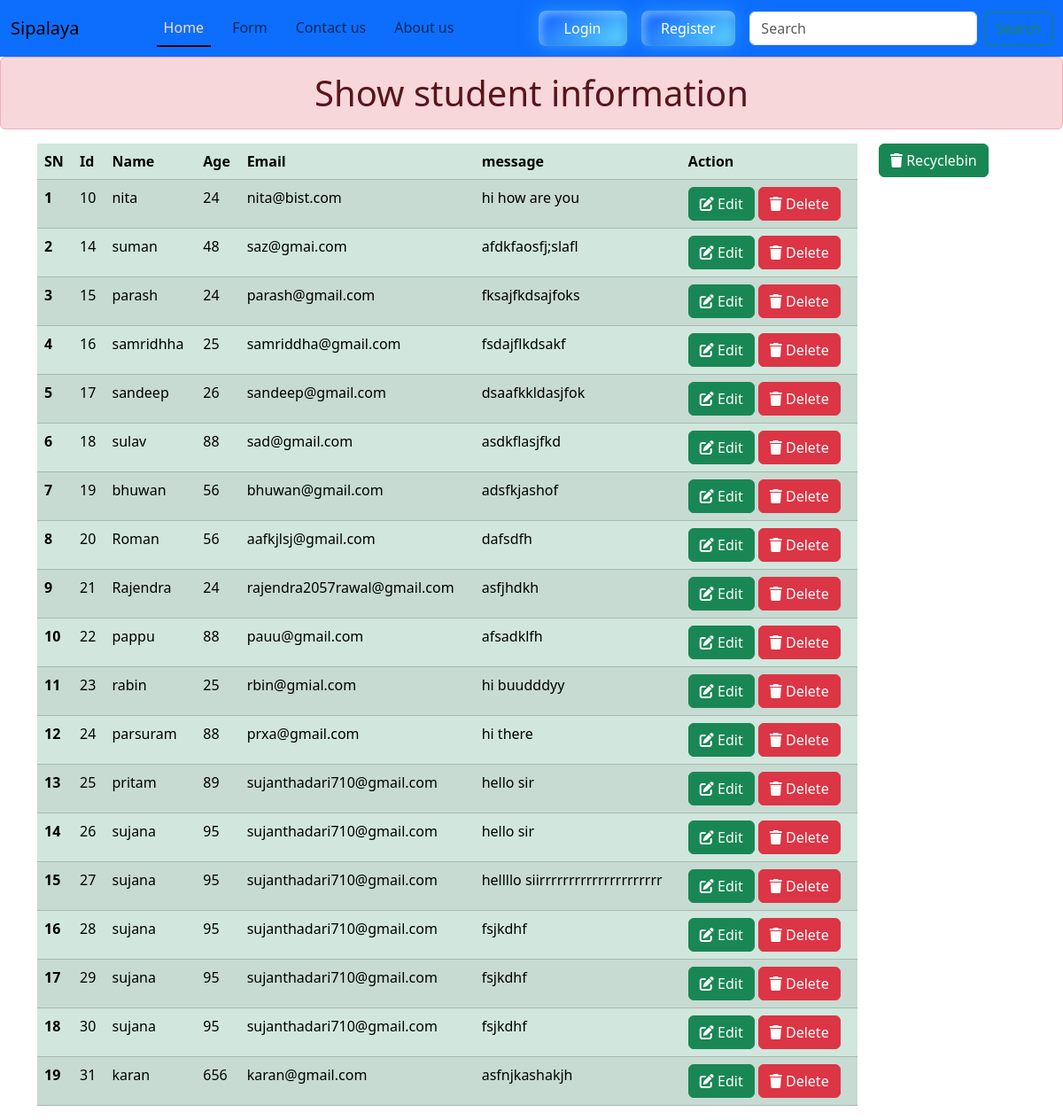
The page / on the database its author committed.
### crudApp/models.py (models this page shows, shortened)
class Student(models.Model):
    name=models.CharField(max_length=50)
    age=models.IntegerField()
    email=models.EmailField()
    message=models.TextField()
    ISDelete=models.BooleanField(default=False)

### crudApp/views.py (the view)
# urls.py: path('', home,name="home"),
def home(request):
    data=Student.objects.filter(ISDelete=False)  # to remove deleted data from frontend
    return render(request,"crudApp/home.html", {'data': data })

### crudApp/templates/crudApp/home.html (shortened to what this page needs)
{% extends "base.html" %}
{% block content %}
<h1 class="text-center alert alert-danger mx-auto ">Show student information</h1>
<div class="container">
    <div class="row">
        <div class="col-10 mx-auto">
            <table class="table table-success table-striped">
                <thead>
                    <tr>
                        <th scope="col">SN</th>
                        <th scope="col">Id</th>
                        <th scope="col">Name</th>
                        <th scope="col">Age</th>
                        <th scope="col">Email</th>
                        <th scope="col">message</th>
                        <th scope="col">Action</th>
                    </tr>
                </thead>
                <tbody>
                    {% for i in data %}
                    <tr>
                        <th scope="row">{{forloop.counter}}</th>
                        <td>{{i.id}}</td>
                        <td>{{i.name}}</td>
                        <td>{{i.age}}</td>
                        <td>{{i.email}}</td>
                        <td>{{i.message}}</td>
                        <td>
                            <a href="{% url 'edit' i.id %}"><button class="btn btn-success"> <i
                                        class="fa-solid fa-pen-to-square "></i> Edit</button></a>
                            <a href="{% url 'delete' i.id %}"> <button class="btn btn-danger"><i
                                        class="fa-solid fa-trash "></i> Delete</button></a>
                        </td>
                    </tr>
                    {% endfor %}
                </tbody>
            </table>
        </div>
        <div class="col-2 ">
            <a href="{% url 'bin' %}"><button class="btn btn-success"> <i class="fa-solid fa-trash"></i>
                    Recyclebin</button></a>
        </div>
    </div>
</div>
{% endblock content %}

### crudApp/templates/base.html (shortened to what this page needs)
<!DOCTYPE html>
<html lang="en">
{% load static %}
<head>
  <link href="https://cdn.jsdelivr.net/npm/bootstrap@5.3.3/dist/css/bootstrap.min.css" rel="stylesheet"
 />
  <link rel="stylesheet" href="https://cdnjs.cloudflare.com/ajax/libs/font-awesome/6.6.0/css/all.min.css"
 />
  <link rel="stylesheet" href="{% static 'css/s.css'%}">
</head>
<body>
  <nav class="navbar navbar-expand-lg bg-primary">
    <div class="container-fluid">
      <a class="navbar-brand" href="#">Sipalaya</a>
      <div class="collapse navbar-collapse" id="navbarSupportedContent">
        <ul class="navbar-nav me-auto mx-auto gap-3 mb-2 mb-lg-0">
          <li class="nav-item">
            <a class="nav-link {% if request.path == '/' %} active
                {% endif %}" aria-current="page" href="{% url 'home' %}">Home</a>
          </li>
          <li class="nav-item">
            <a class="nav-link " href="{% url 'form' %}">Form</a>
          </li>
          <li class="nav-item">
            <a class="nav-link " href="{% url 'contact' %}">Contact us</a>
          </li>
          <li class="nav-item">
            <a class="nav-link " href="{% url 'about' %}">About us</a>
          </li>
        </ul>
        <div class="d-flex justify-content-center align-items-center px-3 py-1 gap-3">
          <a href="{% url 'log_in' %}"><button class="btn-donate">Login</button></a>
          <a href="{% url 'register' %}"><button class="btn-donate">Register</button></a>
        </div>
        <form class="d-flex" role="search" method="GET" action="{% url 'search' %}">
          <input class="form-control me-2" name="searched" placeholder="Search" aria-label="Search" />
          <button class="btn btn-outline-success" type="submit">
          </button>
        </form>
      </div>
    </div>
  </nav>
  {% block content %}
  {% endblock content %}
</body>
</html>

### crudApp/Static/css/s.css (style rules this page uses)
.btn-donate { --clr-font-main: hsla(0 0% 20% / 100); --btn-bg-1: hsla(194 100% 69% / 1); --btn-bg-2: hsla(217 100% 56% / 1); --btn-bg-color: hsla(360 100% 100% / 1); --radii: 0.5em; cursor: pointer; padding: 0.4em 1.4em; min-width: 100px; min-height: 40px; font-size: var(--size, 1rem); font-family: "Segoe UI", system-ui, sans-serif; font-weight: 500; transition: 0.8s; background-size: 280% auto; background-image: linear-gradient(325deg, var(--btn-bg-2) 0%, var(--btn-bg-1) 55%, var(--btn-bg-2) 90%); border: none; border-radius: var(--radii); color: var(--btn-bg-color); box-shadow: 0px 0px 20px rgba(71, 184, 255, 0.5), 0px 5px 5px -1px rgba(58, 125, 233, 0.25), inset 4px 4px 8px rgba(175, 230, 255, 0.5), inset -4px -4px 8px rgba(19, 95, 216, 0.35); }

### crudApp/templates/base.html (style rules this page uses)
.active { color: wheat !important; border-bottom: 2px solid black; }

### rows shown on the page
Student: id "10", name "nita", age "24", email "nita@bist.com", message "hi how are you"
Student: id "14", name "suman", age "48", email "saz@gmai.com", message "afdkfaosfj;slafl"
Student: id "15", name "parash", age "24", email "parash@gmail.com", message "fksajfkdsajfoks"
Student: id "16", name "samridhha", age "25", email "samriddha@gmail.com", message "fsdajflkdsakf"
Student: id "17", name "sandeep", age "26", email "sandeep@gmail.com", message "dsaafkkldasjfok"
Student: id "18", name "sulav", age "88", email "sad@gmail.com", message "asdkflasjfkd"
Student: id "19", name "bhuwan", age "56", email "bhuwan@gmail.com", message "adsfkjashof"
Student: id "20", name "Roman", age "56", email "aafkjlsj@gmail.com", message "dafsdfh"
Student: id "21", name "Rajendra", age "24", email "rajendra2057rawal@gmail.com", message "asfjhdkh"
Student: id "22", name "pappu", age "88", email "pauu@gmail.com", message "afsadklfh"
Student: id "23", name "rabin", age "25", email "rbin@gmial.com", message "hi buudddyy"
Student: id "24", name "parsuram", age "88", email "prxa@gmail.com", message "hi there"
Student: id "25", name "pritam", age "89", email "sujanthadari710@gmail.com", message "hello sir"
Student: id "26", name "sujana", age "95", email "sujanthadari710@gmail.com", message "hello sir"
Student: id "27", name "sujana", age "95", email "sujanthadari710@gmail.com", message "hellllo siirrrrrrrrrrrrrrrrrrrrr"
Student: id "28", name "sujana", age "95", email "sujanthadari710@gmail.com", message "fsjkdhf"
Student: id "29", name "sujana", age "95", email "sujanthadari710@gmail.com", message "fsjkdhf"
Student: id "30", name "sujana", age "95", email "sujanthadari710@gmail.com", message "fsjkdhf"
Student: id "31", name "karan", age "656", email "karan@gmail.com", message "asfnjkashakjh"
